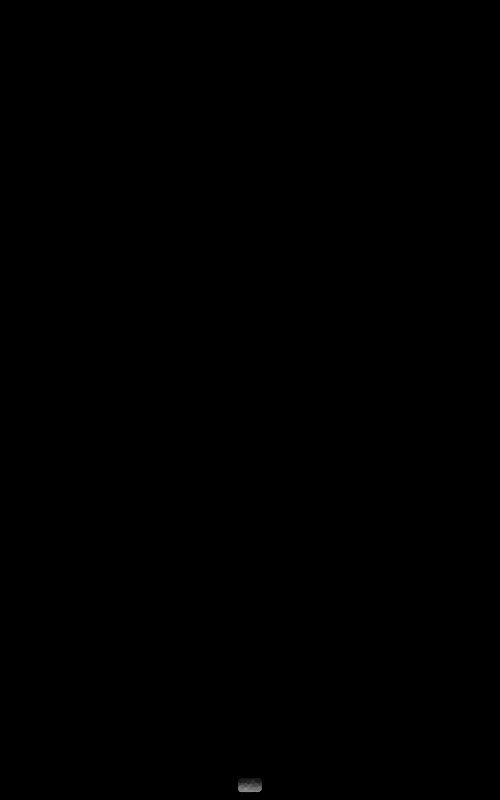
Frame 1 (no input)
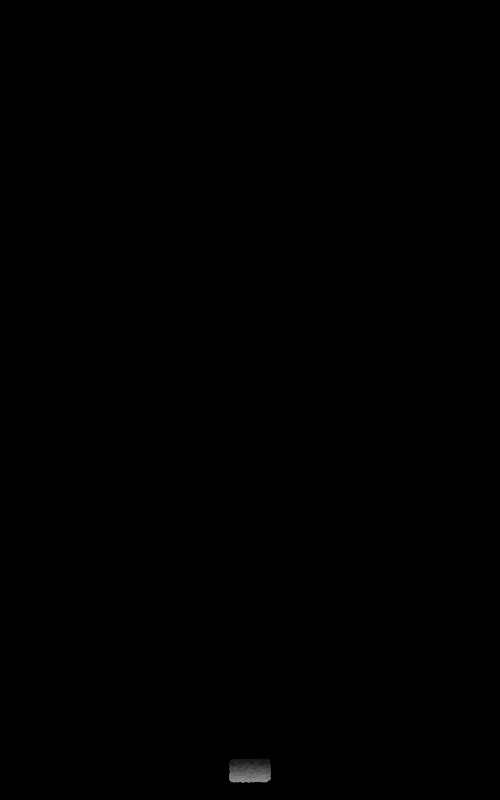
Frame 2 (the mouse pressed at the canvas centre, redrawn once)

The Processing sketch that drew these frames (run headless with seeded random() and noise(); the mouse was pressed at the canvas centre and the sketch redrawn once):

// Processing sketch: processing_9598
// ── processing_9598.pde

/**
 * Additive Wave
 * by Daniel Shiffman.
 *
 * Create a more complex wave by adding two waves together.
 */

int particleCount = 1500;

float[] xs =  new float[particleCount];
float[] ys =  new float[particleCount];
float[] dxs = new float[particleCount];
float[] dys = new float[particleCount];

void setup() {
  size(500, 800);
  frameRate(50);
  background(0);
  noLoop();

  //colorMode(RGB, 255, 255, 255, 100);
  //smooth();

  noStroke();
  ellipseMode(CENTER);
  for (int i = 0; i < particleCount; i++) {
    resetParticle(i);
  }
}

void draw() {
  fill(0);
  rect(0,0, width, height);

  
  for (int i = 0; i < particleCount; i++) {
    
    if (xs[i] < 0 || xs[i] > width || ys[i] < 0 || ys[i] > height) {
       	resetParticle(i);
    }

    // gravity
    dys[i] += 0.2;
    dxs[i] *= 0.96;

    xs[i] += dxs[i];
    ys[i] += dys[i];

    fill( 255 - round(abs(dys[i]))*12 );
    ellipse(xs[i], ys[i], 4, 4);
  }

}


void resetParticle(int i) {
  xs[i] = width/2;
  ys[i] = height;
  dxs[i] = random(-10,10);
  dys[i] = random(-20, -10);
}

void mousePressed() {
  loop();
}

void mouseReleased() {
  noLoop();
}
